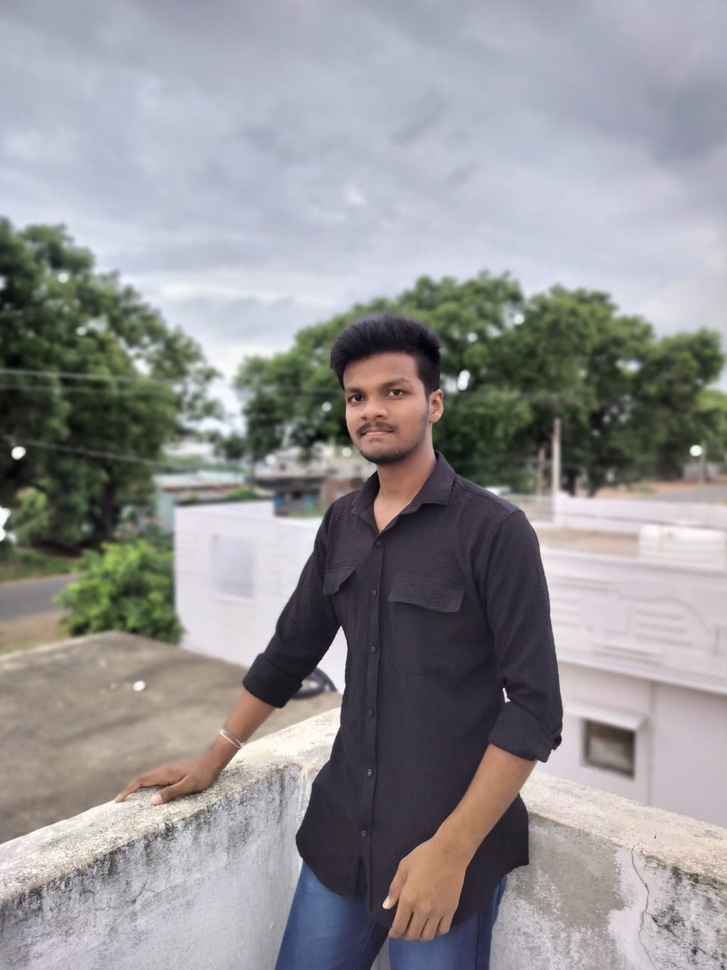
#> input picture githubphoto.jpeg, 727 x 970 px, shrunk from 960 x 1280 before the run
$ python project5.py
#> lines starting #> are read from the running program, lines starting #| are printed output that depends on the picture; after the words box and inside, x2 and y2 are one past the last pixel; in counts of white or black regions, pixels touching at a corner belong together
# Face Detection using OpenCV (FINAL FIX)

import cv2
import matplotlib.pyplot as plt

# Load Haar Cascade
face_cascade = cv2.CascadeClassifier("haarcascade_frontalface_default.xml")

# Load Image
img = cv2.imread("githubphoto.jpeg")
#> img is the input picture: shape (970, 727, 3); mean B, G, R 147, 145.2, 146.6

# Check image
if img is None:
    print("Error: Image not found")
    exit()

# Convert to Gray
gray = cv2.cvtColor(img, cv2.COLOR_BGR2GRAY)
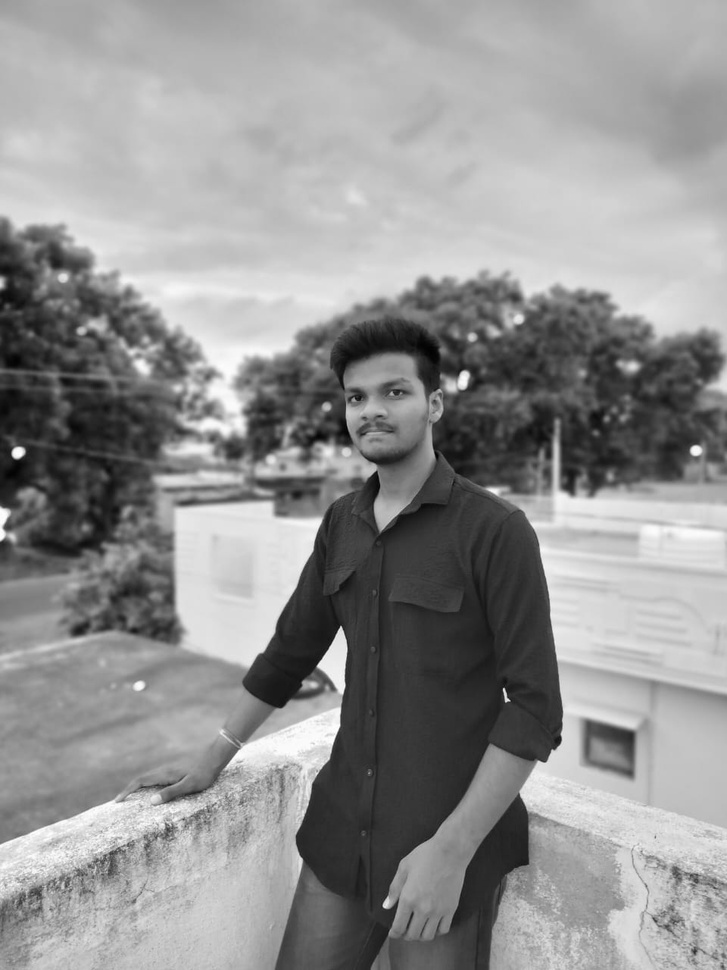
#> gray: shape (970, 727); min 1, max 255, mean 145.9

# Detect Faces
faces = face_cascade.detectMultiScale(
    gray,
    scaleFactor=1.3,
    minNeighbors=5
)
#> faces = [[326, 355, 101, 101]]

# Draw Rectangles
for (x, y, w, h) in faces:
    cv2.rectangle(img, (x, y), (x+w, y+h), (255, 0, 0), 2)
#> this loop made 1 pass
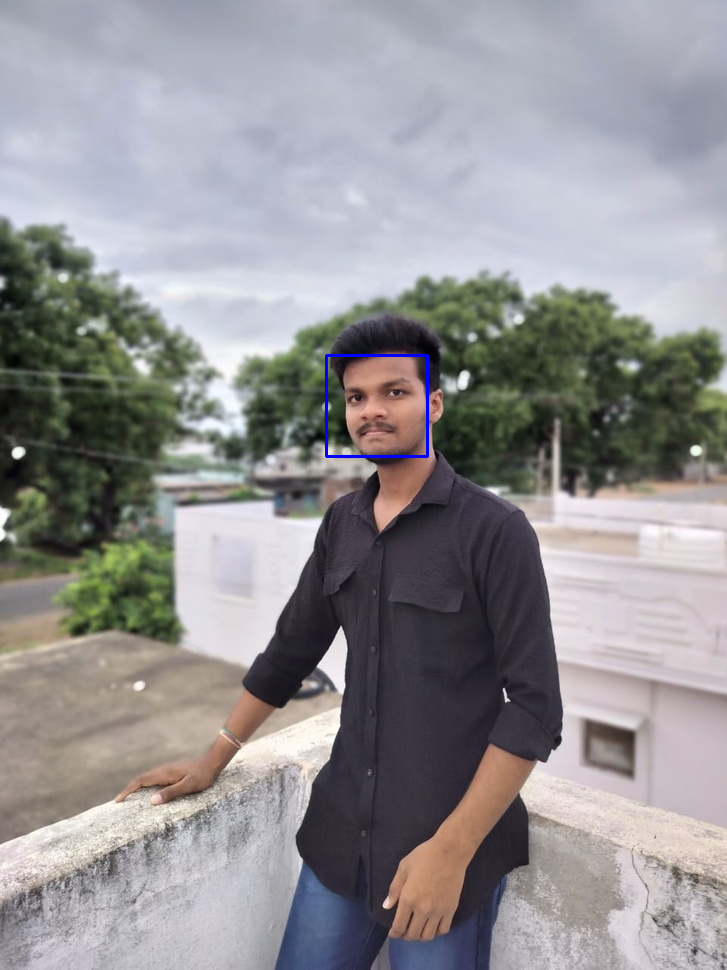
#> img: shape (970, 727, 3); 0.17% of pixels changed, all inside (x1, y1, x2, y2) = (325, 354, 429, 458)

# Convert BGR → RGB
img_rgb = cv2.cvtColor(img, cv2.COLOR_BGR2RGB)

# Show using matplotlib (NO ERROR)
plt.imshow(img_rgb)
plt.title("Face Detection")
plt.axis("off")
plt.show()
